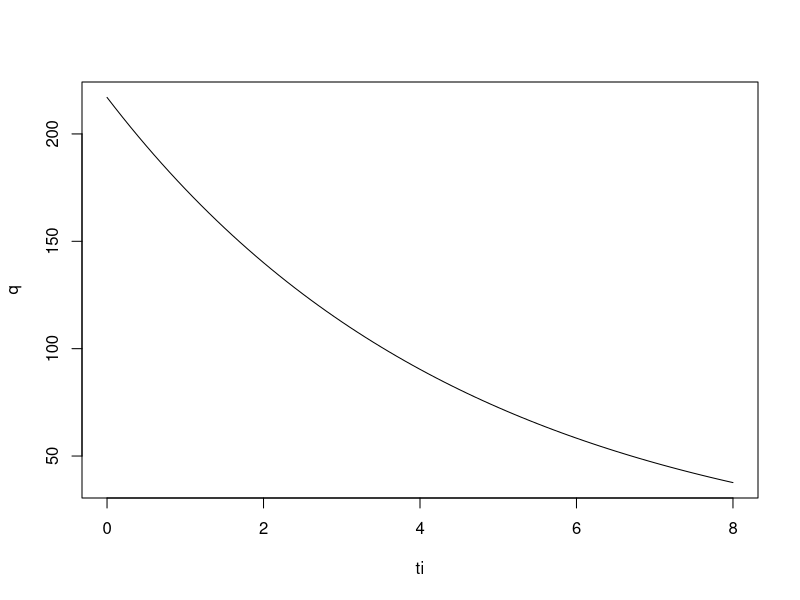

The R script that drew this image:
sl = 8
gr = 0.1
dt = 0.1
ni = sl/dt
q = vector(length=ni)
q[1] = 217
ti=c(1:ni)
ti[1]=0
tt=3.2 #jam

for (i in 1:ni){
  k = -log(0.5)/tt
  q[i+1] = q[i] - q[i]*k*dt
  ti[i+1] = i*dt
}

plot(ti,q,type = "l",cex=1.5)